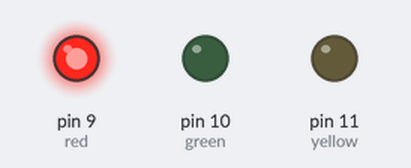
The sketch below on a simulated Arduino Uno, built with avr-gcc and run on an emulated ATmega328P. On the bench: output pins drawn as LEDs (lit = HIGH).

Above: at 3.0 s.
At 6.5 s:
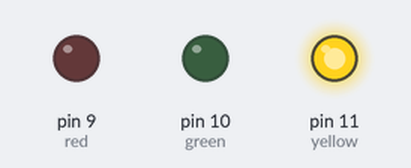
At 9.0 s:
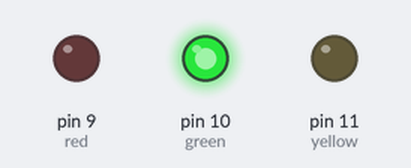
At 11.5 s:
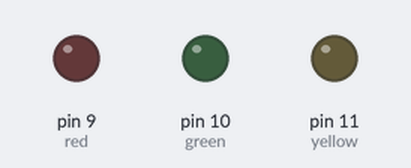
Timing chart, 0 to 16.9 s (numbered marks = the images above):
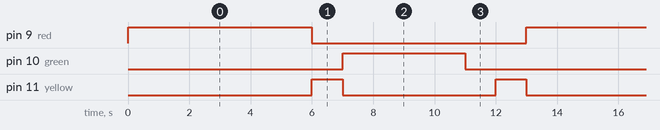

The sketch:

2_TrafficLight.ino
```cpp
/* Design and implement Traffic Light controller using LEDs */

int red=9;
int green=10;
int yellow=11;
void setup()
{
  pinMode(red,OUTPUT);
  pinMode(green,OUTPUT);
  pinMode(yellow,OUTPUT);
}
void loop()
{
  digitalWrite(red, HIGH);
  delay(6000);
  digitalWrite(red,LOW);
  digitalWrite(yellow, HIGH);
  delay(1000);
  digitalWrite(yellow,LOW);
  digitalWrite(green, HIGH);
  delay(4000);
  digitalWrite(green,LOW);
  delay(1000);
  digitalWrite(yellow, HIGH);
  delay(1000);
  digitalWrite(yellow,LOW);
}
```

Measured:
- by itself, pin 9 (red): alternates HIGH for 6.0 s and LOW for 7.0 s
- by itself, pin 10 (green): alternates HIGH for 4.0 s and LOW for 9.0 s
- by itself, pin 11 (yellow): repeats every 13.0 s: LOW 5.0 s, HIGH 1.0 s, LOW 6.0 s, HIGH 1.0 s
